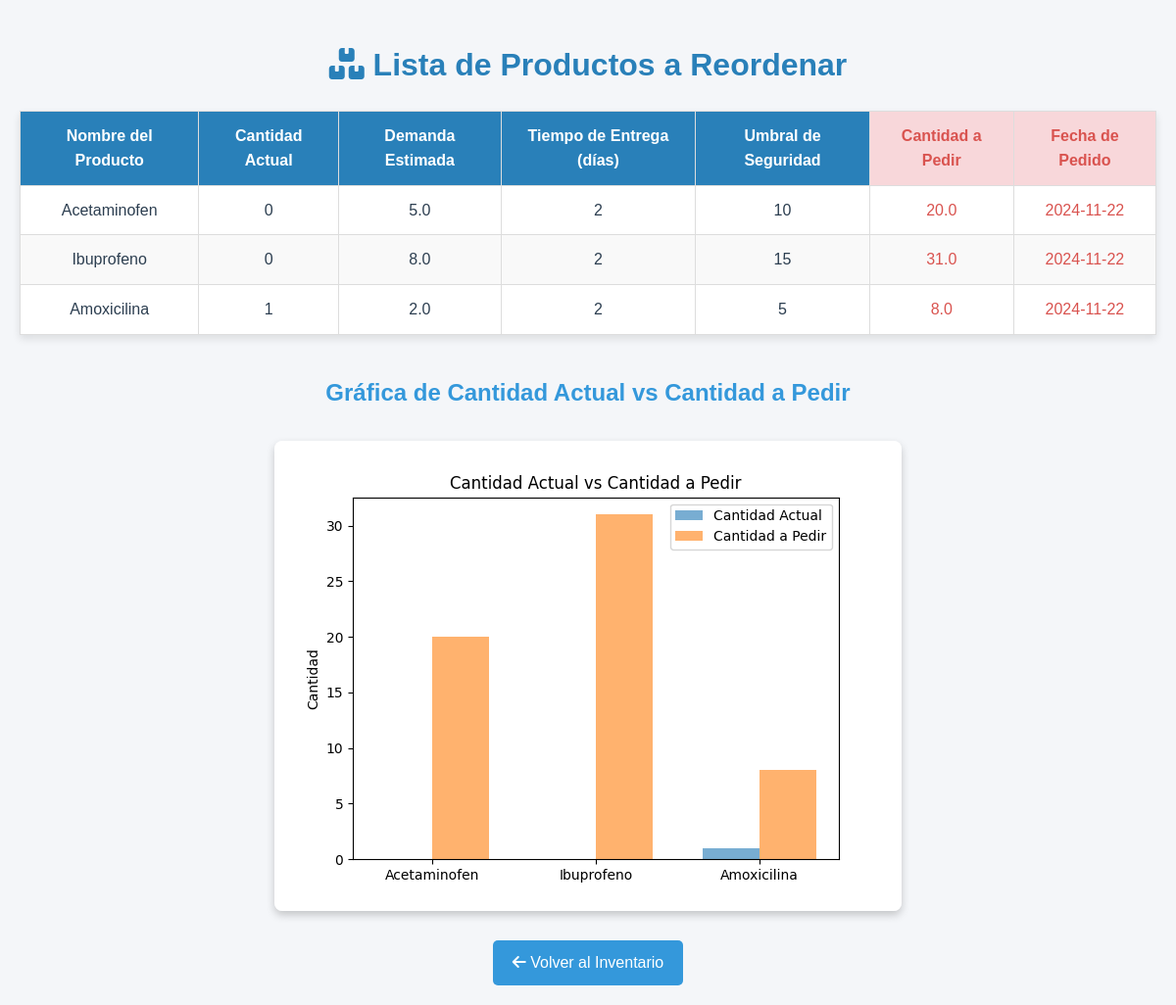
/mrp, run on the app's committed database.
### tables this page shows
CREATE TABLE inventario (
    id_producto INTEGER PRIMARY KEY AUTOINCREMENT,
    nombre_producto TEXT NOT NULL,
    proveedor TEXT,
    cantidad INTEGER,
    precio_unitario REAL,
    fecha_expiracion DATE,
    demanda_estimada_diaria REAL,  -- Columna de demanda estimada
    tiempo_entrega INTEGER,         -- Nueva columna para el tiempo de entrega en días
    umbral_seguridad INTEGER        -- Nueva columna para el nivel de seguridad
);

### app.py (the view)
@app.route('/mrp')
def mostrar_mrp():
    conn = sqlite3.connect('cadena_suministro.db')
    cursor = conn.cursor()
    cursor.execute("SELECT nombre_producto, cantidad, demanda_estimada_diaria, tiempo_entrega, umbral_seguridad FROM inventario")
    inventario = cursor.fetchall()
    productos_a_reordenar = []
    nombres_productos = []
    cantidades_actuales = []
    cantidades_a_pedir = []
    for producto in inventario:
        nombre_producto, cantidad, demanda, tiempo_entrega, umbral_seguridad = producto
        if calcular_mrp(cantidad, demanda, tiempo_entrega, umbral_seguridad):
            cantidad_a_pedir = (demanda * tiempo_entrega + umbral_seguridad) - cantidad
            cantidad_a_pedir = max(cantidad_a_pedir, 0)
            fecha_pedido = datetime.now() + timedelta(days=tiempo_entrega)
            productos_a_reordenar.append({
                'nombre_producto': nombre_producto,
                'cantidad_actual': cantidad,
                'demanda': demanda,
                'tiempo_entrega': tiempo_entrega,
                'umbral_seguridad': umbral_seguridad,
                'cantidad_a_pedir': cantidad_a_pedir,
                'fecha_pedido': fecha_pedido.strftime('%Y-%m-%d')
            })
            nombres_productos.append(nombre_producto)
            cantidades_actuales.append(cantidad)
            cantidades_a_pedir.append(cantidad_a_pedir)
    conn.close()
    fig, ax = plt.subplots()
    bar_width = 0.35  # Ancho de las barras
    x = np.arange(len(nombres_productos))  # Posiciones en el eje x
    ax.bar(x - bar_width / 2, cantidades_actuales, width=bar_width, label='Cantidad Actual', alpha=0.6)
    ax.bar(x + bar_width / 2, cantidades_a_pedir, width=bar_width, label='Cantidad a Pedir', alpha=0.6)
    ax.set_ylabel('Cantidad')
    ax.set_title('Cantidad Actual vs Cantidad a Pedir')
    ax.set_xticks(x)
    ax.set_xticklabels(nombres_productos)
    ax.legend()
    img = BytesIO()
    plt.savefig(img, format='png')
    img.seek(0)
    grafica = base64.b64encode(img.getvalue()).decode()
    return render_template('mrp.html', productos_a_reordenar=productos_a_reordenar,
                           grafica=grafica)

### app.py (called while the page is built)
def calcular_mrp(stock_actual, demanda, tiempo_entrega, umbral_seguridad):
    reorder_point = (demanda * tiempo_entrega) + umbral_seguridad
    return stock_actual < reorder_point

### Templates/mrp.html (shortened to what this page needs)
<!DOCTYPE html>
<html lang="es">
<head>
    <link rel="stylesheet" href="https://cdnjs.cloudflare.com/ajax/libs/font-awesome/6.0.0-beta3/css/all.min.css">
</head>
<body>
    <h1><i class="fas fa-boxes"></i> Lista de Productos a Reordenar</h1>
    <table>
        <thead>
            <tr>
                <th>Nombre del Producto</th>
                <th>Cantidad Actual</th>
                <th>Demanda Estimada</th>
                <th>Tiempo de Entrega (días)</th>
                <th>Umbral de Seguridad</th>
                <th class="red-header">Cantidad a Pedir</th>
                <th class="red-header">Fecha de Pedido</th>
            </tr>
        </thead>
        <tbody>
            {% for producto in productos_a_reordenar %}
            <tr>
                <td>{{ producto.nombre_producto }}</td>
                <td>{{ producto.cantidad_actual }}</td>
                <td>{{ producto.demanda }}</td>
                <td>{{ producto.tiempo_entrega }}</td>
                <td>{{ producto.umbral_seguridad }}</td>
                <td class="red-cell">{{ producto.cantidad_a_pedir }}</td>
                <td class="red-cell">{{ producto.fecha_pedido }}</td>
            </tr>
            {% endfor %}
        </tbody>
    </table>
    <h2>Gráfica de Cantidad Actual vs Cantidad a Pedir</h2>
    <img alt="Gráfica de Productos">
    <div class="back-link">
        <a href="/inventario"><i class="fas fa-arrow-left"></i> Volver al Inventario</a>
    </div>
</body>
</html>

### Templates/mrp.html (style rules this page uses)
body { background-color: #f4f6f9; color: #2c3e50; font-family: 'Arial', sans-serif; margin: 0; padding: 20px; line-height: 1.6; }
h1 { text-align: center; font-size: 2em; color: #2980b9; margin-bottom: 10px; }
h2 { text-align: center; font-size: 1.5em; color: #3498db; margin-top: 40px; }
table { width: 100%; max-width: 1200px; margin: 20px auto; border-collapse: collapse; background-color: #ffffff; box-shadow: 0 4px 8px rgba(0, 0, 0, 0.1); }
th, td { padding: 12px 15px; text-align: center; border: 1px solid #dddddd; }
th { background-color: #2980b9; color: #ffffff; font-weight: bold; }
th.red-header { background-color: #f8d7da; color: #d9534f; }
td.red-cell { color: #d9534f; }
tr:nth-child(even) { background-color: #f9f9f9; }
img { display: block; margin: 30px auto; max-width: 90%; border-radius: 8px; box-shadow: 0 4px 8px rgba(0, 0, 0, 0.2); }
.back-link { text-align: center; margin-top: 30px; }
.back-link a { display: inline-block; padding: 10px 20px; background-color: #3498db; color: white; border-radius: 5px; text-decoration: none; font-size: 1em; transition: background-color 0.3s, transform 0.3s; }

### data on the page
inventario: nombre_producto "Acetaminofen", cantidad_actual "0", demanda "5.0", tiempo_entrega "2", umbral_seguridad "10", cantidad_a_pedir "20.0", fecha_pedido "2024-11-22"
inventario: nombre_producto "Ibuprofeno", cantidad_actual "0", demanda "8.0", tiempo_entrega "2", umbral_seguridad "15", cantidad_a_pedir "31.0", fecha_pedido "2024-11-22"
inventario: nombre_producto "Amoxicilina", cantidad_actual "1", demanda "2.0", tiempo_entrega "2", umbral_seguridad "5", cantidad_a_pedir "8.0", fecha_pedido "2024-11-22"
